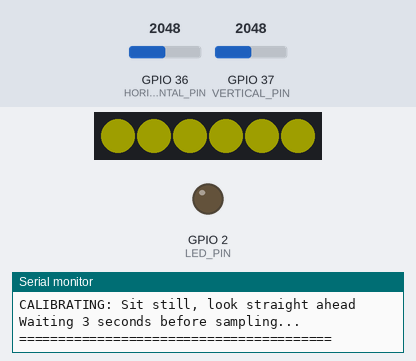
A sketch run on a simulated ESP32. Parts: 6 RGB LEDs in strip order, left to right, output pins drawn as LEDs (lit = HIGH), the last lines printed to the serial monitor. Inputs (shaded band) come from the test bench; at power-on: GPIO 36 (HORIZONTAL_PIN) = 2048, GPIO 37 (VERTICAL_PIN) = 2048. Dim RGB values are drawn brighter than linear; nothing arrives over Bluetooth unless stated; a phone connects over Bluetooth LE 3 s after start.

Above: at 0.2 s.
At 7.7 s:
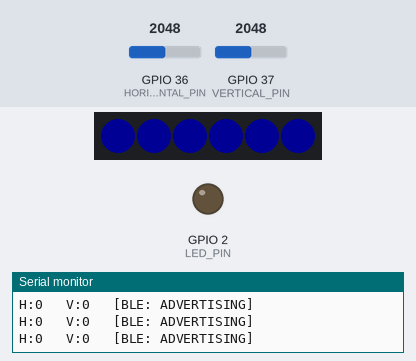
7.8 s: GPIO 36 (HORIZONTAL_PIN) set to 2866
At 10.4 s:
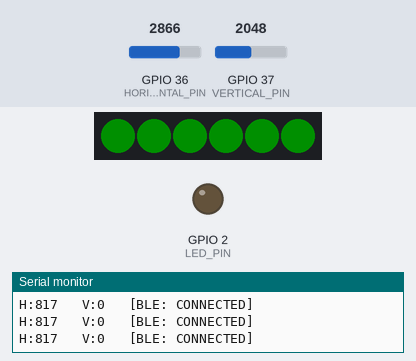
10.8 s: GPIO 37 (VERTICAL_PIN) set to 2866
13.8 s: GPIO 36 (HORIZONTAL_PIN) set to 1228
16.8 s: GPIO 36 (HORIZONTAL_PIN) set to 3603
19.8 s: GPIO 37 (VERTICAL_PIN) set to 2047
21.7 s: GPIO 37 (VERTICAL_PIN) set to 1228
Timing chart, 0 to 24.9 s (numbered marks = the images above; inputs shaded):
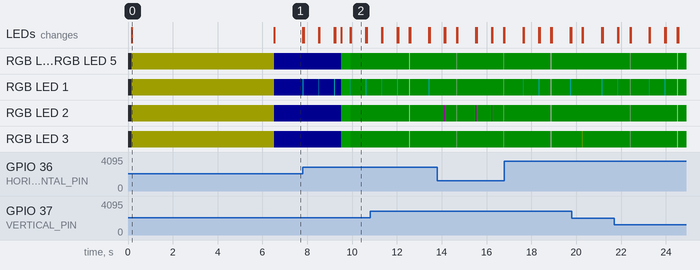

Measured:
- after the input at 7.8 s, the LEDs: first change at once (image 2 shows a later state)
- what the display in image 0 shows lasts 6.3 s, from 0.2 s to 6.5 s
- what the display in image 2 shows lasts 0.7 s, from 9.9 s to 10.6 s

The sketch:

eog_eeg.ino
```cpp
/*
 * Revoice & M2W - Eye-Controlled System for NPG Lite (ESP32-C6 / ESP32-C3)
 * Dual-Channel EOG + Blink Detection with Web Bluetooth (BLE)
 *
 * Hardware:
 *   - CH0 (Pin A0): Horizontal Eye Saccades (Left vs. Right)
 *   - CH1 (Pin A1): Vertical Eye Movements & Blinks
 *
 * BLE Compatibility:
 *   - Matches BCI-Blink-BLE.ino & M2W Device Name: "ESP32C6_EEG"
 *   - Service UUID: 6910123a-eb0d-4c35-9a60-bebe1dcb549d
 *   - Char UUID:    5f4f1107-7fc1-43b2-a540-0aa1a9f1ce78
 *
 * Gestures:
 *   - 'L' : Look Left
 *   - 'R' : Look Right
 *   - 'D' : Double Blink (Switch Section)
 *   - 'T' : Triple Blink (Select / Enter)
 */

#include <Arduino.h>
#include <math.h>
#include <BLEDevice.h>
#include <BLEServer.h>
#include <BLEUtils.h>
#include <BLE2902.h>
#include <Adafruit_NeoPixel.h>

// ==========================================
// PIN & HARDWARE CONFIGURATION
// ==========================================
#define HORIZONTAL_PIN    A0    // CH0: Horizontal EOG
#define VERTICAL_PIN      A1    // CH1: Vertical EOG / Blinks

#if defined(CONFIG_IDF_TARGET_ESP32C6)
  #define PIXEL_PIN       15
  #define PIXEL_COUNT     6
  #define LED_PIN         7
#elif defined(CONFIG_IDF_TARGET_ESP32C3)
  #define PIXEL_PIN       3
  #define PIXEL_COUNT     4
  #define LED_PIN         6
#else
  #define PIXEL_PIN       15
  #define PIXEL_COUNT     6
  #define LED_PIN         LED_BUILTIN
#endif

#define SAMPLE_RATE       500     // 500 Hz (2 ms per sample)
#define BAUD_RATE         115200

// BLE UUIDs (Identical to BCI-Blink-BLE.ino and M2W)
#define SERVICE_UUID      "6910123a-eb0d-4c35-9a60-bebe1dcb549d"
#define CHAR_UUID         "5f4f1107-7fc1-43b2-a540-0aa1a9f1ce78"
#define DEVICE_NAME       "ESP32C6_EEG"

// ==========================================
// THRESHOLDS & TIMINGS
// ==========================================
// !! TUNE THESE FIRST via Serial Monitor after calibration !!
// Start high (150/200) and lower gradually until gestures trigger reliably
float HORIZONTAL_THRESHOLD = 150.0;  // Raise if random LEFT/RIGHT fire. Lower if gestures not detected
float BLINK_THRESHOLD      = 180.0;  // Raise if random blinks fire. Lower if blinks not detected

const unsigned long EYE_DEBOUNCE_MS     = 700;  // Min ms between Left/Right detections (increase to reduce false triggers)
const unsigned long BLINK_DEBOUNCE_MS   = 350;  // Min ms between individual blinks
const unsigned long DOUBLE_BLINK_MS     = 800;  // Max window between 1st and 2nd blink
const unsigned long TRIPLE_BLINK_MS     = 700;  // Max window between 2nd and 3rd blink

// ==========================================
// STATE VARIABLES
// ==========================================
float horizontalBaseline = 0;
float verticalBaseline   = 0;
float horizontalFiltered = 0;
float verticalFiltered   = 0;

unsigned long lastEyeMovement = 0;
unsigned long lastBlinkTime   = 0;
unsigned long firstBlinkTime  = 0;
unsigned long secondBlinkTime = 0;
int blinkCount                = 0;

bool clientConnected = false;
BLEServer* pBleServer         = nullptr;
BLECharacteristic* pBlinkChar = nullptr;
Adafruit_NeoPixel pixels(PIXEL_COUNT, PIXEL_PIN, NEO_GRB + NEO_KHZ800);

// Exponential low-pass filter
inline float lowPass(float input, float previous, float alpha) {
  return previous + alpha * (input - previous);
}

// Set all NeoPixels to a single color
void setAllPixels(uint32_t color) {
  for (int i = 0; i < PIXEL_COUNT; i++) {
    pixels.setPixelColor(i, color);
  }
  pixels.show();
}

// ==========================================
// BLE SERVER CALLBACKS
// ==========================================
class MyServerCallbacks : public BLEServerCallbacks {
  void onConnect(BLEServer* pServer) override {
    clientConnected = true;
    Serial.println(">> [BLE] Client connected successfully!");
    setAllPixels(pixels.Color(0, 30, 0)); // Green
  }
  void onDisconnect(BLEServer* pServer) override {
    clientConnected = false;
    Serial.println(">> [BLE] Client disconnected. Restarting advertising...");
    setAllPixels(pixels.Color(30, 0, 0)); // Red flash
    delay(200);
    setAllPixels(pixels.Color(0, 0, 20)); // Return to Blue advertising
    pServer->getAdvertising()->start();
  }
};

// ==========================================
// SEND GESTURE EVENT (BLE + SERIAL)
// ==========================================
void sendEyeEvent(const char* label, char code) {
  // 1. Output to Serial Monitor for debugging
  Serial.print(">> GESTURE: ");
  Serial.print(label);
  Serial.print(" ('");
  Serial.print(code);
  Serial.println("')");

  // 2. Notify BLE Client (Revoice App / M2W)
  if (clientConnected && pBlinkChar) {
    uint8_t payload = (uint8_t)code;
    pBlinkChar->setValue(&payload, 1);
    pBlinkChar->notify();
  }

  // 3. Visual NeoPixel feedback
  if (code == 'L') {
    pixels.setPixelColor(1, pixels.Color(0, 40, 40));   // Cyan (Left)
  } else if (code == 'R') {
    pixels.setPixelColor(2, pixels.Color(40, 0, 40));   // Magenta (Right)
  } else if (code == 'D') {
    pixels.setPixelColor(3, pixels.Color(40, 40, 0));   // Yellow (Double Blink)
  } else if (code == 'T') {
    setAllPixels(pixels.Color(50, 50, 50));             // White Flash (Triple Blink)
  }
  pixels.show();

  delay(35);
  // Restore connection color
  if (clientConnected) {
    setAllPixels(pixels.Color(0, 15, 0)); // Dim green
  } else {
    setAllPixels(pixels.Color(0, 0, 15)); // Dim blue
  }
}

// ==========================================
// BASELINE CALIBRATION (Keep eyes still)
// ==========================================
void calibrateBaselines() {
  Serial.println("========================================");
  Serial.println("CALIBRATING: Sit still, look straight ahead");
  Serial.println("Waiting 3 seconds before sampling...");
  Serial.println("========================================");

  setAllPixels(pixels.Color(30, 30, 0)); // Yellow during calibration

  // Give user time to settle completely before sampling
  delay(3000);

  long hSum = 0;
  long vSum = 0;
  const int SAMPLES = 1500; // More samples = more accurate baseline (3 seconds @ 500Hz)

  for (int i = 0; i < SAMPLES; i++) {
    hSum += analogRead(HORIZONTAL_PIN);
    vSum += analogRead(VERTICAL_PIN);
    delay(2);
  }

  horizontalBaseline = hSum / (float)SAMPLES;
  verticalBaseline   = vSum / (float)SAMPLES;

  Serial.println("--- CALIBRATION RESULT ---");
  Serial.print("Baseline H (CH0/A0P-A0N): "); Serial.println(horizontalBaseline);
  Serial.print("Baseline V (CH1/A1P-A1N): "); Serial.println(verticalBaseline);
  Serial.println("--- If baselines are near 0 or 4095, check electrode connections! ---");
  Serial.println("Calibration complete! Ready.");

  setAllPixels(pixels.Color(0, 0, 20)); // Blue for BLE advertising
}

// ==========================================
// ARDUINO SETUP
// ==========================================
void setup() {
  Serial.begin(BAUD_RATE);
  delay(150);

  pinMode(HORIZONTAL_PIN, INPUT);
  pinMode(VERTICAL_PIN, INPUT);
  pinMode(LED_PIN, OUTPUT);

  pixels.begin();
  pixels.clear();
  pixels.show();

  // Run 2-second baseline calibration
  calibrateBaselines();

  // Initialize BLE
  Serial.println("Initializing BLE as: " DEVICE_NAME);
  BLEDevice::init(DEVICE_NAME);
  pBleServer = BLEDevice::createServer();
  pBleServer->setCallbacks(new MyServerCallbacks());

  BLEService* pBlinkService = pBleServer->createService(SERVICE_UUID);

  pBlinkChar = pBlinkService->createCharacteristic(
    CHAR_UUID,
    BLECharacteristic::PROPERTY_READ |
    BLECharacteristic::PROPERTY_NOTIFY
  );
  pBlinkChar->addDescriptor(new BLE2902());

  pBlinkService->start();

  BLEAdvertising* pAdvertising = pBleServer->getAdvertising();
  pAdvertising->start();
  Serial.println(">> BLE Advertising started. Waiting for connection...");
}

// ==========================================
// ARDUINO LOOP (500 Hz Sampling)
// ==========================================
void loop() {
  static unsigned long lastSample = 0;
  if (micros() - lastSample < 2000) return; // 500 Hz
  lastSample = micros();

  // Read analog voltages
  int rawH = analogRead(HORIZONTAL_PIN);
  int rawV = analogRead(VERTICAL_PIN);

  // Baseline subtraction & low-pass filtering
  float h = rawH - horizontalBaseline;
  float v = rawV - verticalBaseline;

  horizontalFiltered = lowPass(h, horizontalFiltered, 0.07);  // Lower alpha = smoother, less reactive to noise
  verticalFiltered   = lowPass(v, verticalFiltered, 0.07);

  unsigned long nowMs = millis();

  // ----------------------------------------------------
  // 1. HORIZONTAL EYE MOVEMENTS (Left vs. Right)
  // ----------------------------------------------------
  if ((nowMs - lastEyeMovement) > EYE_DEBOUNCE_MS) {
    if (horizontalFiltered > HORIZONTAL_THRESHOLD) {
      sendEyeEvent("LOOK_LEFT", 'L');
      lastEyeMovement = nowMs;
    } else if (horizontalFiltered < -HORIZONTAL_THRESHOLD) {
      sendEyeEvent("LOOK_RIGHT", 'R');
      lastEyeMovement = nowMs;
    }
  }

  // ----------------------------------------------------
  // 2. BLINK DETECTION (Double 'D' / Triple 'T')
  // ----------------------------------------------------
  bool blinkDetected = (fabs(verticalFiltered) > BLINK_THRESHOLD) &&
                       ((nowMs - lastBlinkTime) >= BLINK_DEBOUNCE_MS);

  if (blinkDetected) {
    lastBlinkTime = nowMs;

    if (blinkCount == 0) {
      firstBlinkTime = nowMs;
      blinkCount = 1;
    } else if (blinkCount == 1 && (nowMs - firstBlinkTime) <= DOUBLE_BLINK_MS) {
      secondBlinkTime = nowMs;
      blinkCount = 2;
    } else if (blinkCount == 2 && (nowMs - secondBlinkTime) <= TRIPLE_BLINK_MS) {
      // Third blink detected in window -> TRIPLE BLINK!
      sendEyeEvent("TRIPLE_BLINK", 'T');
      blinkCount = 0;
    } else {
      firstBlinkTime = nowMs;
      blinkCount = 1;
    }
  }

  // Check if double-blink timed out without 3rd blink -> DOUBLE BLINK!
  if (blinkCount == 2 && (nowMs - secondBlinkTime) > TRIPLE_BLINK_MS) {
    sendEyeEvent("DOUBLE_BLINK", 'D');
    blinkCount = 0;
  }

  // Involuntary single blink timeout -> Silently discard
  if (blinkCount == 1 && (nowMs - firstBlinkTime) > DOUBLE_BLINK_MS) {
    blinkCount = 0;
  }

  // ----------------------------------------------------
  // 3. PERIODIC DEBUG STREAM TO SERIAL (Every 100ms)
  // ----------------------------------------------------
  static unsigned long lastPrint = 0;
  if (nowMs - lastPrint >= 100) {
    lastPrint = nowMs;
    Serial.print("H:");
    Serial.print((int)horizontalFiltered);
    Serial.print(" \tV:");
    Serial.print((int)verticalFiltered);
    if (clientConnected) {
      Serial.print(" \t[BLE: CONNECTED]");
    } else {
      Serial.print(" \t[BLE: ADVERTISING]");
    }
    Serial.println();
  }
}
```
